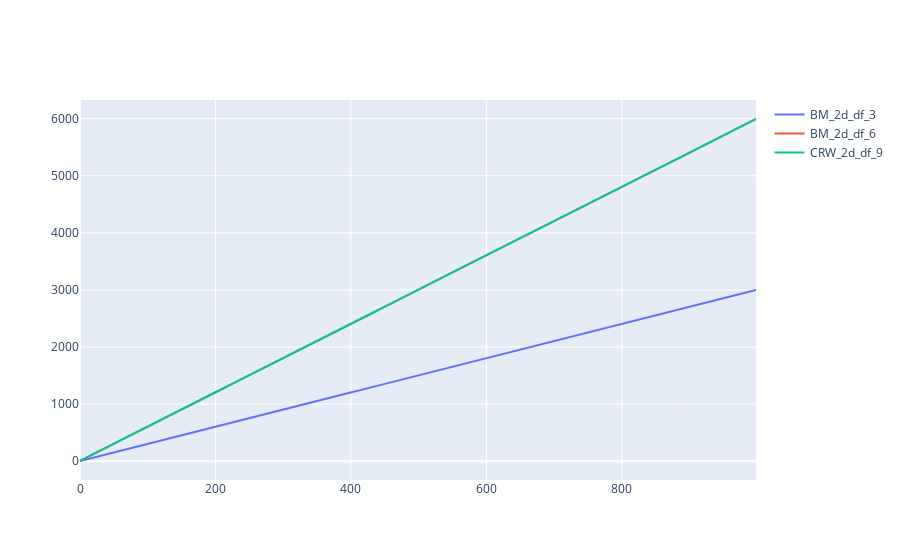

Write notebook code for a chart like this one.
### Code cell
# Plotting
fig_path_length = go.Figure()

for index, row in trajectories_df.iterrows():
    plot_2d_scatter(
        x_data = np.arange(len(row.path_length_data)),
        y_data = row.path_length_data, 
        traj_name = row.traj_name, 
        fig = fig_path_length)

fig_path_length.show()

### Figure 1 — Plotly figure (JSON) as saved in the notebook; plotly's stock layout.template omitted (floating-point values rounded to 4 significant figures; data arrays with more than 128 entries replaced by an {"elided": "..."} marker saying what was removed)
{"data": [{"line": {"width": 2}, "marker": {"size": 2}, "name": "BM_2d_df_3", "showlegend": true, "type": "scatter", "x": {"elided": "999 int values"}, "y": {"elided": "999 float values"}}, {"line": {"width": 2}, "marker": {"size": 2}, "name": "BM_2d_df_6", "showlegend": true, "type": "scatter", "x": {"elided": "999 int values"}, "y": {"elided": "999 float values"}}, {"line": {"width": 2}, "marker": {"size": 2}, "name": "CRW_2d_df_9", "showlegend": true, "type": "scatter", "x": {"elided": "999 int values"}, "y": {"elided": "999 float values"}}], "layout": {}}
